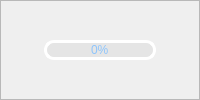
             <widget class="QFrame" name="rightbox_play">
              <property name="frameShape">
               <enum>QFrame::StyledPanel</enum>
              </property>
              <property name="frameShadow">
               <enum>QFrame::Raised</enum>
              </property>
              <layout class="QHBoxLayout" name="horizontalLayout_20">
               <property name="leftMargin">
                <number>5</number>
               </property>
               <property name="topMargin">
                <number>5</number>
               </property>
               <property name="rightMargin">
                <number>5</number>
               </property>
               <property name="bottomMargin">
                <number>5</number>
               </property>
               <item>
                <widget class="QPushButton" name="run_button">
                 <property name="minimumSize">
                  <size>
                   <width>0</width>
                   <height>30</height>
                  </size>
                 </property>
                 <property name="maximumSize">
                  <size>
                   <width>16777215</width>
                   <height>30</height>
                  </size>
                 </property>
                 <property name="cursor">
                  <cursorShape>PointingHandCursor</cursorShape>
                 </property>
                 <property name="mouseTracking">
                  <bool>true</bool>
                 </property>
                 <property name="styleSheet">
                  <string notr="true">QPushButton{
background-repeat: no-repeat;
background-position: center;
border: none;
}
QPushButton:hover{

}</string>
                 </property>
                 <property name="text">
                  <string/>
                 </property>
                 <property name="icon">
                  <iconset resource="YOLOSHOWUI.qrc">
                   <normaloff>:/rightbox/images/newsize/play.png</normaloff>:/rightbox/images/newsize/play.png</iconset>
                 </property>
                 <property name="iconSize">
                  <size>
                   <width>20</width>
                   <height>20</height>
                  </size>
                 </property>
                 <property name="checkable">
                  <bool>true</bool>
                 </property>
                 <property name="checked">
                  <bool>false</bool>
                 </property>
                </widget>
               </item>
               <item>
                <widget class="QProgressBar" name="progress_bar">
                 <property name="minimumSize">
                  <size>
                   <width>0</width>
                   <height>20</height>
                  </size>
                 </property>
                 <property name="maximumSize">
                  <size>
                   <width>16777215</width>
                   <height>20</height>
                  </size>
                 </property>
                 <property name="styleSheet">
                  <string notr="true">QProgressBar{ 
font: 700 10pt &quot;Nirmala UI&quot;;
color: #8EC5FC; 
text-align:center; 
border:3px solid rgb(255, 255, 255);
border-radius: 10px; 
background-color: rgba(215, 215, 215,100);
} 

QProgressBar:chunk{ 
border-radius:0px; 
background:  lightgrey;
border-radius: 7px;
}</string>
                 </property>
                 <property name="maximum">
                  <number>100</number>
                 </property>
                 <property name="value">
                  <number>0</number>
                 </property>
                </widget>
               </item>
               <item>
                <widget class="QPushButton" name="stop_button">
                 <property name="minimumSize">
                  <size>
                   <width>0</width>
                   <height>30</height>
                  </size>
                 </property>
                 <property name="maximumSize">
                  <size>
                   <width>16777215</width>
                   <height>30</height>
                  </size>
                 </property>
                 <property name="cursor">
                  <cursorShape>PointingHandCursor</cursorShape>
                 </property>
                 <property name="styleSheet">
                  <string notr="true">QPushButton{
background-image: url(:/rightbox/images/newsize/stop.png);
background-repeat: no-repeat;
background-position: center;
border: none;
}

QPushButton:hover{

}</string>
                 </property>
                 <property name="text">
                  <string/>
                 </property>
                </widget>
               </item>
              </layout>
             </widget>
